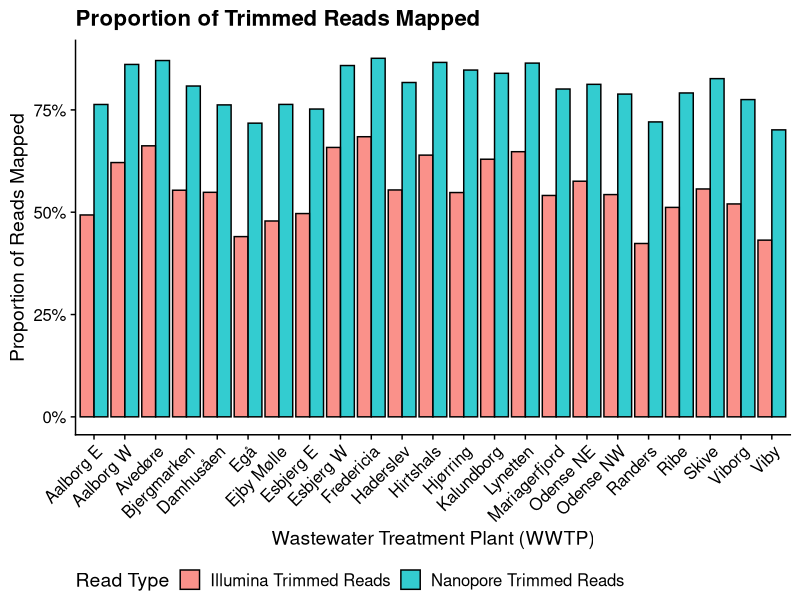
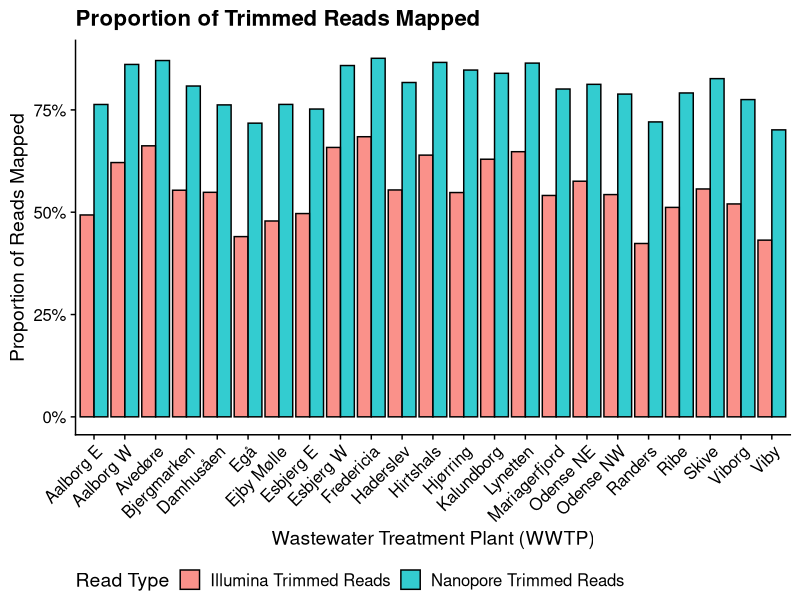

Generate these figures, in order, with R: (Note: this script raises an error after producing the figures.)
# Author: dlu @ veelab
# Version: 2025-10-23

# Packages
library(dplyr)
library(seqinr)
library(ggplot2)
library(data.table)
library(stringr)
library(scales)
library(dplyr)
library(patchwork)
library(lubridate)
library(cowplot)
library(data.table)
library(tidyverse)


# set working directory
setwd(dirname(rstudioapi::getActiveDocumentContext()$path))



# load data ---------------------------------------------------------------

data <- fread("helperfiles/supp_data_2_from_singleton_2021.csv")


# visualize proportions ---------------------------------------------------


# 1. Reshape the data from wide to long format
# This is crucial for grouping the bars in ggplot2
data_long <- data %>%
  # Select the identifier and the two proportion columns
  select(WWTP, proportion_illumina_trimmed_reads_mapped_to_assembly, proportion_of_reads_mapped_NP) %>%
  
  # Pivot the proportion columns into two new columns: Read_Type (the former column name)
  # and Proportion_Mapped (the value)
  pivot_longer(
    cols = starts_with("proportion"),
    names_to = "Read_Type",
    values_to = "Proportion_Mapped"
  ) %>%
  
  # Optionally, clean up the 'Read_Type' names for better plot readability
  mutate(
    Read_Type = recode(
      Read_Type,
      "proportion_illumina_trimmed_reads_mapped_to_assembly" = "Illumina Trimmed Reads",
      "proportion_of_reads_mapped_NP" = "Nanopore Trimmed Reads"
    )
  )

# 2. Create the grouped bar plot
ggplot(data_long, aes(x = WWTP, y = Proportion_Mapped, fill = Read_Type)) +
  geom_col(position = "dodge", colour = "black", alpha = 0.8) +
  
  # Add informative labels and title
  labs(
    title = "Proportion of Trimmed Reads Mapped",
    x = "Wastewater Treatment Plant (WWTP)",
    y = "Proportion of Reads Mapped",
    fill = "Read Type"
  ) +
  ylim(c(0, 1)) +  
  # Format the y-axis to display as a percentage (optional, but helpful for proportions)
  scale_y_continuous(labels = scales::percent) +
  theme_cowplot() +

  
  # Adjust the theme to rotate the x-axis labels
  theme(
    axis.text.x = element_text(angle = 45, hjust = 1),
    legend.position = "bottom" 
  )


ggsave(plot = last_plot(), height = 5, width = 8, 
       filename = "final/mapping_percentages.png")


# visualize sequencing depth ----------------------------------------------

GBP_SCALE <- 1e9

illumina_data_plot <- bp_data %>%
  mutate(
    Illumina_Removed_bp = total_Illumina_data_bp - total_Illumina_data_trimmed_bp
  ) %>%
  select(
    WWTP, 
    Remaining_bp = total_Illumina_data_trimmed_bp, 
    Removed_bp = Illumina_Removed_bp
  ) %>%
  pivot_longer(
    cols = c(Remaining_bp, Removed_bp),
    names_to = "Status",
    values_to = "BP_Count"
  ) %>%
  mutate(BP_Gbp = BP_Count / GBP_SCALE) %>%
  mutate(
    Status = factor(Status, levels = c("Removed_bp", "Remaining_bp"))
  )

plot_illumina <- ggplot(illumina_data_plot, aes(x = WWTP, y = BP_Gbp, fill = Status)) +
  geom_col(position = "stack", color = "black", linewidth = 0.2) +
  scale_fill_manual(
    values = c("Remaining_bp" = "#4c72b0", "Removed_bp" = "#ff9900"),
    labels = c("Remaining_bp" = "Remaining (Trimmed)", "Removed_bp" = "Removed by Trimming")
  ) +
  labs(
    title = "Illumina Reads: Trimmed vs. Removed BP",
    x = "",
    y = "Base Pairs (Gbp)",
    fill = "Read Status"
  ) +
  theme_cowplot() +
  theme(
    axis.text.x = element_text(angle = 45, hjust = 1),
    legend.position = "bottom"
  )

print(plot_illumina)

nanopore_data_plot <- bp_data %>%
  mutate(
    NP_Removed_bp = total_nanopore_data_bp - totalbp_NP_data_trimmed_bp
  ) %>%
  select(
    WWTP, 
    Remaining_bp = totalbp_NP_data_trimmed_bp, 
    Removed_bp = NP_Removed_bp
  ) %>%
  pivot_longer(
    cols = c(Remaining_bp, Removed_bp),
    names_to = "Status",
    values_to = "BP_Count"
  ) %>%
  mutate(BP_Gbp = BP_Count / GBP_SCALE) %>%
  mutate(
    Status = factor(Status, levels = c("Removed_bp", "Remaining_bp"))
  )

plot_nanopore <- ggplot(nanopore_data_plot, aes(x = WWTP, y = BP_Gbp, fill = Status)) +
  geom_col(position = "stack", color = "black", linewidth = 0.2) +
  scale_fill_manual(
    values = c("Remaining_bp" = "#4c72b0", "Removed_bp" = "#ff9900"),
    labels = c("Remaining_bp" = "Remaining (Trimmed)", "Removed_bp" = "Removed by Trimming")
  ) +
  labs(
    title = "Nanopore Reads: Trimmed vs. Removed BP",
    x = "",
    y = "Base Pairs (Gbp)",
    fill = "Read Status"
  ) +
  theme_cowplot() +
  theme(
    axis.text.x = element_text(angle = 45, hjust = 1),
    legend.position = "bottom"
  )

print(plot_nanopore)


ggsave(plot = plot_illumina, height = 5, width = 8, 
       filename = "final/gbp_sequencing_stats_ill.png")

ggsave(plot = plot_nanopore, height = 5, width = 8, 
       filename = "final/gbp_sequencing_stats_np.png")
